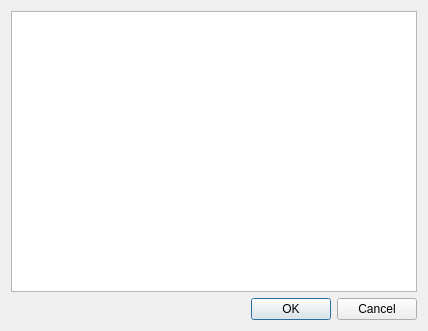
<?xml version="1.0" encoding="UTF-8"?>
<ui version="4.0">
 <class>Database</class>
 <widget class="QDialog" name="Database">
  <property name="geometry">
   <rect>
    <x>0</x>
    <y>0</y>
    <width>428</width>
    <height>331</height>
   </rect>
  </property>
  <property name="windowTitle">
   <string>Dialog</string>
  </property>
  <layout class="QVBoxLayout" name="verticalLayout">
   <item>
    <widget class="QListView" name="listViewOfBD"/>
   </item>
   <item>
    <widget class="QDialogButtonBox" name="buttonBox">
     <property name="orientation">
      <enum>Qt::Horizontal</enum>
     </property>
     <property name="standardButtons">
      <set>QDialogButtonBox::Cancel|QDialogButtonBox::Ok</set>
     </property>
    </widget>
   </item>
  </layout>
 </widget>
 <resources/>
 <connections>
  <connection>
   <sender>buttonBox</sender>
   <signal>accepted()</signal>
   <receiver>Database</receiver>
   <slot>accept()</slot>
   <hints>
    <hint type="sourcelabel">
     <x>248</x>
     <y>254</y>
    </hint>
    <hint type="destinationlabel">
     <x>157</x>
     <y>274</y>
    </hint>
   </hints>
  </connection>
  <connection>
   <sender>buttonBox</sender>
   <signal>rejected()</signal>
   <receiver>Database</receiver>
   <slot>reject()</slot>
   <hints>
    <hint type="sourcelabel">
     <x>316</x>
     <y>260</y>
    </hint>
    <hint type="destinationlabel">
     <x>286</x>
     <y>274</y>
    </hint>
   </hints>
  </connection>
 </connections>
</ui>
